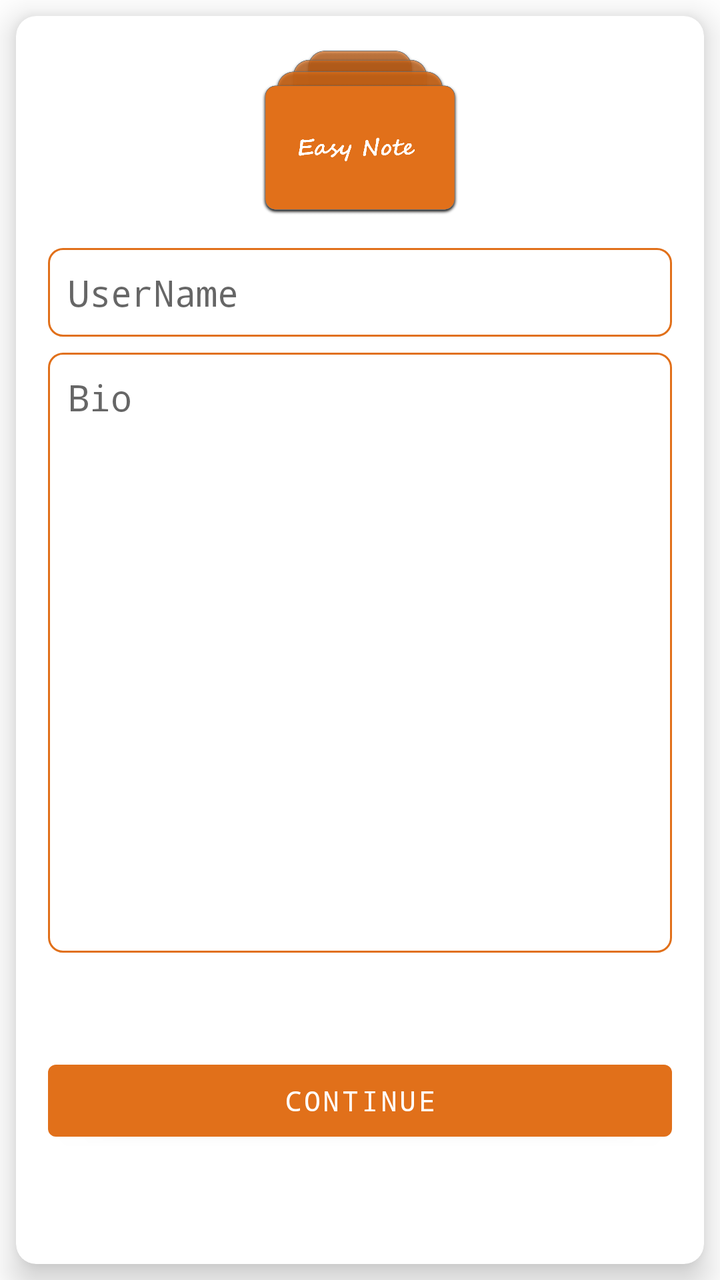
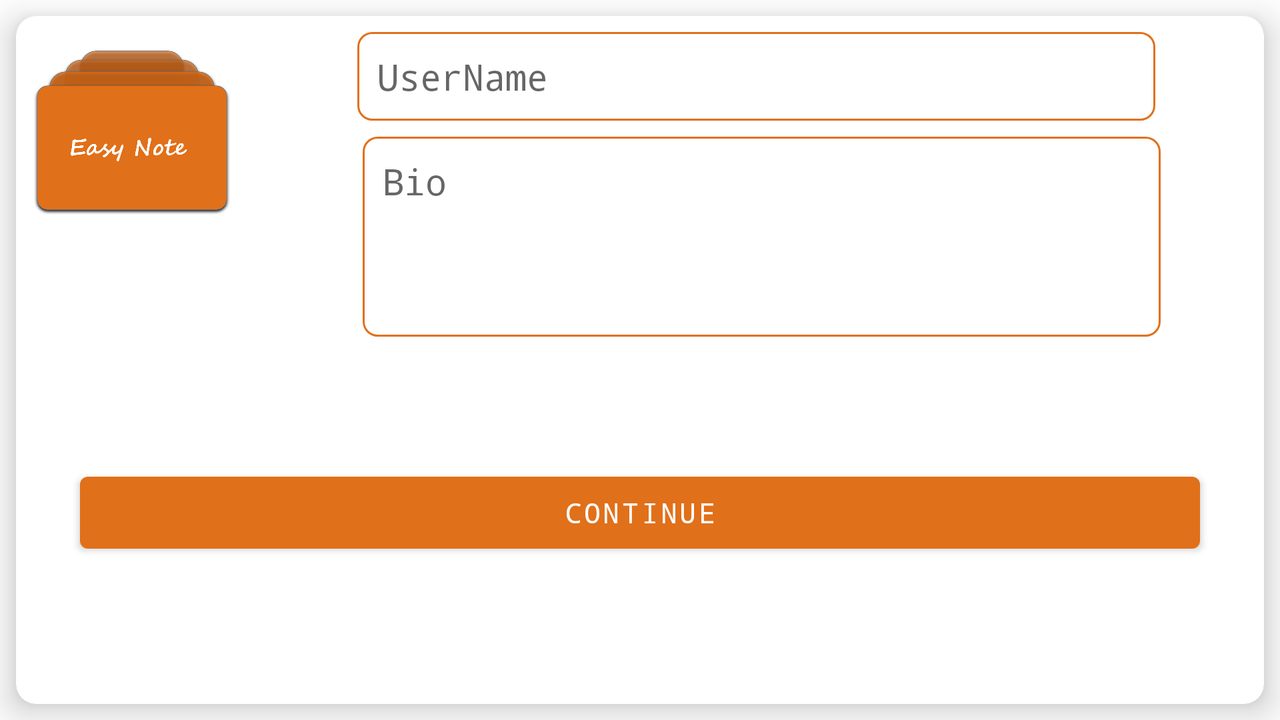

Compare how this app lays out the same screen by default and in its alternative resource folder. The renders come first, then the two layout files and the values they reference.
<!-- AndroidManifest.xml: application theme Theme.EasyNote -->
<!-- res/layout/bio_fragment.xml -->
<?xml version="1.0" encoding="utf-8"?>
<androidx.constraintlayout.widget.ConstraintLayout xmlns:android="http://schemas.android.com/apk/res/android"
    xmlns:app="http://schemas.android.com/apk/res-auto"
    xmlns:tools="http://schemas.android.com/tools"
    android:layout_width="match_parent"
    android:layout_height="match_parent"
    tools:context=".onbording.register.Bio">

    <androidx.cardview.widget.CardView
        android:layout_width="match_parent"
        android:layout_height="match_parent"
        android:layout_marginStart="8dp"
        android:layout_marginTop="8dp"
        android:layout_marginEnd="8dp"
        android:layout_marginBottom="8dp"
        app:cardCornerRadius="10dp"
        app:cardElevation="10dp"
        app:cardMaxElevation="10dp"
        app:layout_constraintBottom_toBottomOf="parent"
        app:layout_constraintEnd_toEndOf="parent"
        app:layout_constraintStart_toStartOf="parent"
        app:layout_constraintTop_toTopOf="parent">

        <androidx.constraintlayout.widget.ConstraintLayout
            android:layout_width="match_parent"
            android:layout_height="match_parent">

            <ImageView
                android:id="@+id/imageView3"
                android:layout_width="100dp"
                android:layout_height="100dp"
                android:layout_gravity="center_horizontal"
                android:layout_marginTop="8dp"

                android:contentDescription="TODO"
                android:src="@drawable/logo"
                app:layout_constraintEnd_toEndOf="parent"
                app:layout_constraintStart_toStartOf="parent"
                app:layout_constraintTop_toTopOf="parent" />

            <EditText
                android:id="@+id/username"
                android:layout_width="match_parent"
                android:layout_height="wrap_content"
                android:layout_marginStart="16dp"
                android:layout_marginTop="8dp"
                android:layout_marginEnd="16dp"
                android:layout_marginBottom="8dp"
                android:autofillHints=""
                android:background="@drawable/bio_text"
                android:ems="10"
                android:fontFamily="monospace"
                android:hint="@string/username"
                android:inputType="textPersonName"
                android:padding="10dp"
                app:layout_constraintBottom_toTopOf="@+id/bio"
                app:layout_constraintEnd_toEndOf="parent"
                app:layout_constraintStart_toStartOf="parent"
                app:layout_constraintTop_toBottomOf="@+id/imageView3" />

            <EditText
                android:id="@+id/bio"
                android:layout_width="match_parent"
                android:layout_height="300dp"
                android:layout_marginStart="16dp"
                android:layout_marginTop="8dp"
                android:layout_marginEnd="16dp"
                android:autofillHints=""
                android:background="@drawable/bio_text"
                android:ems="10"
                android:fontFamily="monospace"
                android:gravity="start|top"
                android:hint="@string/bio"
                android:inputType="textMultiLine"
                android:padding="10dp"
                app:layout_constraintEnd_toEndOf="parent"
                app:layout_constraintStart_toStartOf="parent"
                app:layout_constraintTop_toBottomOf="@+id/username" />

            <Button
                android:id="@+id/button"
                android:layout_width="match_parent"
                android:layout_height="wrap_content"
                android:layout_gravity="center_horizontal"
                android:layout_marginStart="16dp"
                android:layout_marginEnd="16dp"
                android:layout_marginBottom="8dp"
                android:drawableEnd="@drawable/ic_baseline_navigate_next_24"
                android:fontFamily="monospace"
                android:text="Continue"
                app:layout_constraintBottom_toBottomOf="parent"
                app:layout_constraintEnd_toEndOf="parent"
                app:layout_constraintStart_toStartOf="parent"
                app:layout_constraintTop_toBottomOf="@+id/bio" />

            <ProgressBar
                style="?android:attr/progressBarStyle"
                android:layout_width="wrap_content"
                android:layout_height="wrap_content"
                android:visibility="gone"
                app:layout_constraintBottom_toBottomOf="parent"
                app:layout_constraintEnd_toEndOf="parent"
                app:layout_constraintStart_toStartOf="parent"
                app:layout_constraintTop_toTopOf="parent" />
        </androidx.constraintlayout.widget.ConstraintLayout>

    </androidx.cardview.widget.CardView>

</androidx.constraintlayout.widget.ConstraintLayout>
<!-- resources referenced by this layout -->
<resources>
  <!-- drawable bio_text (drawable) -->
  <?xml version="1.0" encoding="utf-8"?>
  <shape xmlns:android="http://schemas.android.com/apk/res/android">
  <corners android:radius="7dp">
  
  </corners>
      <stroke android:color="@color/purple_200" android:width="1dp">
  
      </stroke>
  </shape>
  <!-- drawable logo: png bitmap (drawable-hdpi, 29730 bytes) -->
  <string name="bio">Bio</string>
  <string name="username">UserName</string>
  <style name="Theme.EasyNote" parent="Theme.MaterialComponents.DayNight.DarkActionBar">
          
          <item name="colorPrimary">@color/purple_200</item>
          <item name="colorPrimaryVariant">@color/purple_700</item>
          <item name="colorOnPrimary">@color/white</item>
          
          <item name="colorSecondary">@color/teal_200</item>
          <item name="colorSecondaryVariant">@color/teal_700</item>
          <item name="colorOnSecondary">@color/black</item>
          
          <item name="android:statusBarColor" tools:targetApi="l">?attr/colorPrimaryVariant</item>
          
      </style>
  <color name="purple_200">#E1701A</color>
  <color name="purple_700">#E1701A</color>
  <color name="white">#FFFFFFFF</color>
  <color name="teal_200">#F7A440</color>
  <color name="teal_700">#FF018786</color>
  <color name="black">#FF000000</color>
</resources>
<!-- res/layout-land/bio_fragment.xml (the repository's variant of the layout above) -->
<!-- drawn on the phone turned sideways -->
<?xml version="1.0" encoding="utf-8"?>
<androidx.constraintlayout.widget.ConstraintLayout xmlns:android="http://schemas.android.com/apk/res/android"
    xmlns:app="http://schemas.android.com/apk/res-auto"
    xmlns:tools="http://schemas.android.com/tools"
    android:layout_width="match_parent"
    android:layout_height="match_parent"
    tools:context=".onbording.register.Bio">

    <androidx.cardview.widget.CardView
        android:layout_width="match_parent"
        android:layout_height="match_parent"
        android:layout_marginStart="8dp"
        android:layout_marginTop="8dp"
        android:layout_marginEnd="8dp"
        android:layout_marginBottom="8dp"
        app:cardCornerRadius="10dp"
        app:cardElevation="10dp"
        app:cardMaxElevation="10dp"
        app:layout_constraintBottom_toBottomOf="parent"
        app:layout_constraintEnd_toEndOf="parent"
        app:layout_constraintStart_toStartOf="parent"
        app:layout_constraintTop_toTopOf="parent">

        <androidx.constraintlayout.widget.ConstraintLayout
            android:layout_width="match_parent"
            android:layout_height="match_parent">

            <ImageView
                android:id="@+id/imageView3"
                android:layout_width="100dp"
                android:layout_height="100dp"
                android:layout_gravity="center_horizontal"
                android:layout_marginStart="8dp"

                android:layout_marginTop="8dp"
                android:contentDescription="TODO"
                android:src="@drawable/logo"
                app:layout_constraintStart_toStartOf="parent"
                app:layout_constraintTop_toTopOf="parent" />

            <EditText
                android:id="@+id/username"
                android:layout_width="399dp"
                android:layout_height="wrap_content"
                android:layout_marginStart="8dp"
                android:layout_marginTop="8dp"
                android:autofillHints=""
                android:background="@drawable/bio_text"
                android:ems="10"
                android:fontFamily="monospace"
                android:hint="@string/username"
                android:inputType="textPersonName"
                android:padding="10dp"
                app:layout_constraintEnd_toEndOf="parent"
                app:layout_constraintStart_toEndOf="@+id/imageView3"
                app:layout_constraintTop_toTopOf="parent" />

            <EditText
                android:id="@+id/bio"
                android:layout_width="399dp"
                android:layout_height="100dp"
                android:layout_marginStart="32dp"
                android:layout_marginTop="8dp"
                android:autofillHints=""
                android:background="@drawable/bio_text"
                android:ems="10"
                android:fontFamily="monospace"
                android:gravity="start|top"
                android:hint="@string/bio"
                android:inputType="textMultiLine"
                android:padding="10dp"
                app:layout_constraintEnd_toEndOf="parent"
                app:layout_constraintHorizontal_bias="0.392"
                app:layout_constraintStart_toEndOf="@+id/imageView3"
                app:layout_constraintTop_toBottomOf="@+id/username" />

            <Button
                android:id="@+id/button"
                android:layout_width="match_parent"
                android:layout_height="wrap_content"
                android:layout_gravity="center_horizontal"
                android:layout_marginStart="32dp"
                android:layout_marginEnd="32dp"
                android:layout_marginBottom="8dp"
                android:drawableEnd="@drawable/ic_baseline_navigate_next_24"
                android:fontFamily="monospace"
                android:text="Continue"
                app:layout_constraintBottom_toBottomOf="parent"
                app:layout_constraintEnd_toEndOf="parent"
                app:layout_constraintStart_toStartOf="parent"
                app:layout_constraintTop_toBottomOf="@+id/bio" />

            <ProgressBar
                style="?android:attr/progressBarStyle"
                android:layout_width="wrap_content"
                android:layout_height="wrap_content"
                android:visibility="gone"
                app:layout_constraintBottom_toBottomOf="parent"
                app:layout_constraintEnd_toEndOf="parent"
                app:layout_constraintStart_toStartOf="parent"
                app:layout_constraintTop_toTopOf="parent" />
        </androidx.constraintlayout.widget.ConstraintLayout>

    </androidx.cardview.widget.CardView>

</androidx.constraintlayout.widget.ConstraintLayout>
